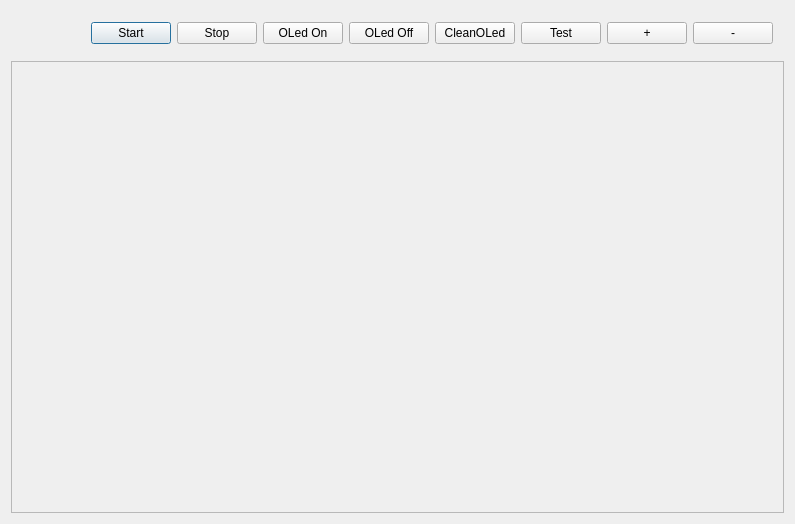
<?xml version="1.0" encoding="UTF-8"?>
<ui version="4.0">
 <class>Dialog</class>
 <widget class="QDialog" name="Dialog">
  <property name="geometry">
   <rect>
    <x>0</x>
    <y>0</y>
    <width>795</width>
    <height>524</height>
   </rect>
  </property>
  <property name="windowTitle">
   <string>Dialog</string>
  </property>
  <layout class="QGridLayout" name="gridLayout">
   <item row="0" column="0">
    <widget class="QWidget" name="widgetTop" native="true">
     <layout class="QGridLayout" name="gridLayout_2">
      <item row="0" column="0">
       <layout class="QHBoxLayout" name="horizontalLayout">
        <item>
         <spacer name="horizontalSpacer">
          <property name="orientation">
           <enum>Qt::Horizontal</enum>
          </property>
          <property name="sizeHint" stdset="0">
           <size>
            <width>40</width>
            <height>20</height>
           </size>
          </property>
         </spacer>
        </item>
        <item>
         <widget class="QPushButton" name="pushButtonStart">
          <property name="text">
           <string>Start</string>
          </property>
         </widget>
        </item>
        <item>
         <widget class="QPushButton" name="pushButtonStop">
          <property name="text">
           <string>Stop</string>
          </property>
         </widget>
        </item>
        <item>
         <widget class="QPushButton" name="pushButtonOLedOn">
          <property name="text">
           <string>OLed On</string>
          </property>
         </widget>
        </item>
        <item>
         <widget class="QPushButton" name="pushButtonOLedOff">
          <property name="text">
           <string>OLed Off</string>
          </property>
         </widget>
        </item>
        <item>
         <widget class="QPushButton" name="pushButtonCleanOLed">
          <property name="text">
           <string>CleanOLed</string>
          </property>
         </widget>
        </item>
        <item>
         <widget class="QPushButton" name="pushButtonTes">
          <property name="text">
           <string>Test</string>
          </property>
         </widget>
        </item>
        <item>
         <widget class="QPushButton" name="pushButtonOLedAdd">
          <property name="text">
           <string>+</string>
          </property>
         </widget>
        </item>
        <item>
         <widget class="QPushButton" name="pushButtonOLedMut">
          <property name="text">
           <string>-</string>
          </property>
         </widget>
        </item>
       </layout>
      </item>
     </layout>
    </widget>
   </item>
   <item row="1" column="0">
    <widget class="QScrollArea" name="scrollAreaCamera">
     <property name="widgetResizable">
      <bool>true</bool>
     </property>
     <widget class="QWidget" name="scrollAreaWidgetContents">
      <property name="geometry">
       <rect>
        <x>0</x>
        <y>0</y>
        <width>775</width>
        <height>440</height>
       </rect>
      </property>
      <layout class="QGridLayout" name="gridLayout_3">
       <item row="0" column="0">
        <widget class="QWidget" name="widgetCamara" native="true"/>
       </item>
      </layout>
     </widget>
    </widget>
   </item>
  </layout>
 </widget>
 <layoutdefault spacing="6" margin="11"/>
 <resources/>
 <connections/>
</ui>
